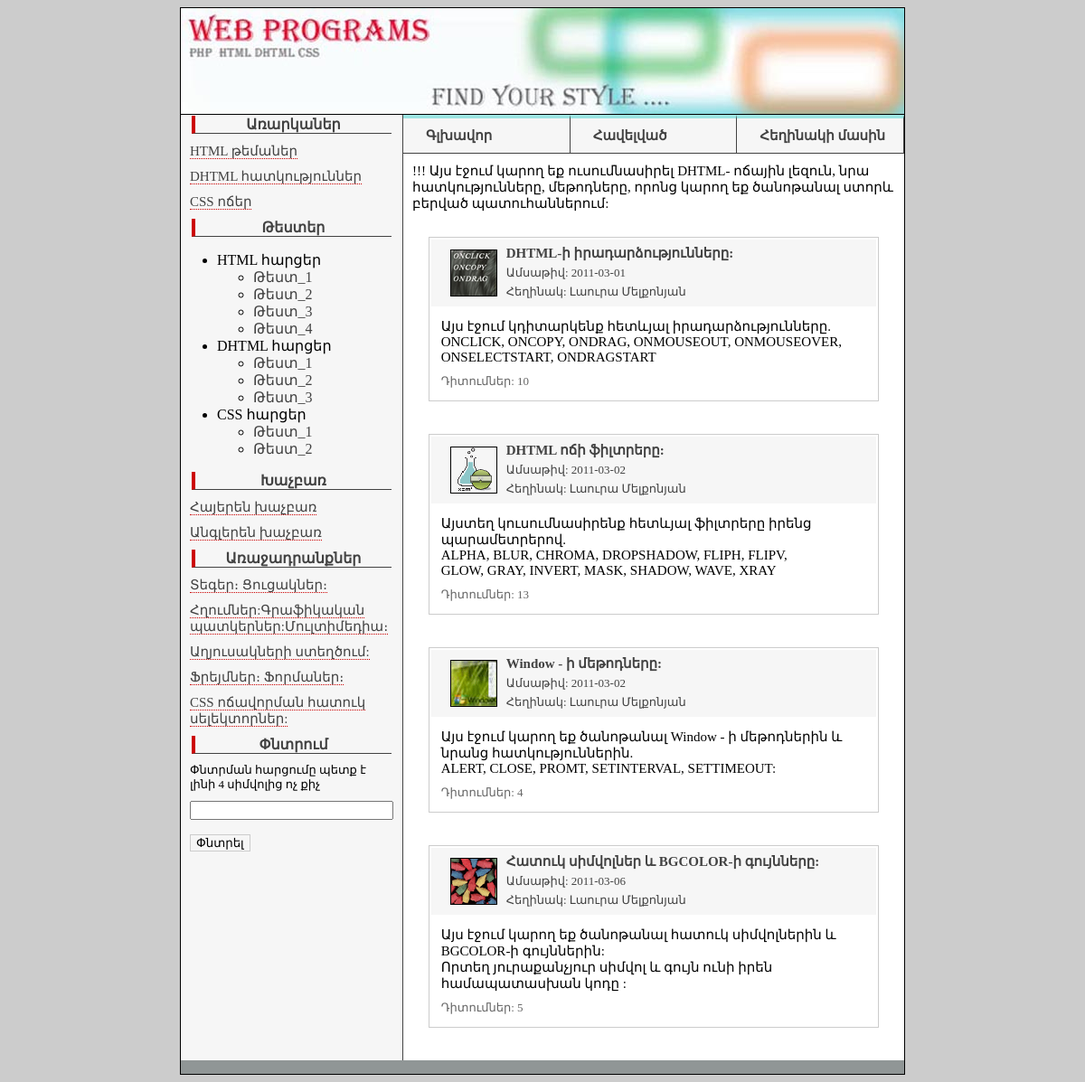
Screenshot of /lessons.php?les=2 with the database file from the repository.
### tables this page shows
CREATE TABLE `lessons` (
  `id` int(2) NOT NULL auto_increment,
  `title` varchar(255) NOT NULL default '',
  `text` text NOT NULL,
  PRIMARY KEY  (`id`)
) TYPE=MyISAM AUTO_INCREMENT=4;

CREATE TABLE `laber` (
  `id` int(2) NOT NULL auto_increment,
  `title` text NOT NULL,
  PRIMARY KEY  (`id`)
) TYPE=MyISAM AUTO_INCREMENT=6;

CREATE TABLE `data` (
  `id` int(5) NOT NULL auto_increment,
  `les` int(1) NOT NULL default '0',
  `description` text NOT NULL,
  `text` text NOT NULL,
  `author` varchar(255) NOT NULL default '',
  `date` date NOT NULL default '0000-00-00',
  `title` text NOT NULL,
  `view` int(7) NOT NULL default '0',
  `mini_img` varchar(255) NOT NULL default '',
  PRIMARY KEY  (`id`),
  FULLTEXT KEY `text` (`text`)
) TYPE=MyISAM AUTO_INCREMENT=18;

### lessons.php (the view, shortened to what this page needs)
<?php
  include("blocks/bd.php");
  if (isset($_GET['les']))  {$les=$_GET['les'];}
$result = mysql_query("SELECT *FROM lessons WHERE id='$les'",$db);
if(mysql_num_rows($result)>0)
{
$myrow=mysql_fetch_array($result);
}
else
{
echo "<p>Ինֆորմացիան աղյուսակում բացակայում է</p>";
exit();
}
?>
<html >
<head>
<link href="style.css" rel="stylesheet" type="text/css" />
</head>
<body>
<table width="800" border="0" align="center" cellpadding="0" cellspacing="0" bgcolor="#FFFFFF" class="main_border">
 <?  include("blocks/header.php");  ?>
   <tr>
    <td valign="top"><table width="100%" border="0" cellspacing="0" cellpadding="0">
      <tr>
<td width="200px" valign="top" class="left">
	<? include("blocks/left.php");  ?>
</td>
	<td valign="top">
<table width="100%" border="0" cellpadding="0" cellspacing="0" valign="top">
<tr>
<td  width='25%' class='top_t'>
<p><b><a href="index.php"> Գլխավոր</a></b></p>
</td>
<td  width='25%' class='top_t'>
<p><b><a href="havel.php">  Հավելված</a></b></p>
</td>
<td   width='25%' class='top_t'>
<p><b><a href="about.php"> Հեղինակի մասին</a></b></p>
</td>
</tr>
</table>
  <?php
  echo $myrow['text'];
  $result = mysql_query("SELECT id,title,description,date,author,view,mini_img FROM data WHERE les='$les'",$db);
if(mysql_num_rows($result)>0)
{
$myrow=mysql_fetch_array($result);
do {
printf ("<table align='center' class='lesson'>
		 <tr>
         <td class='lesson_title'>
		 <p class='lesson_name'><img class='mini' align='left' src='%s'><a href='view_lesson.php?id=%s'>%s</a></p>
		 <p class='lesson_adds'>Ամսաթիվ: %s</p>
		 <p class='lesson_adds'>Հեղինակ: %s</p></td>
         </tr>
		 <tr>
         <td>%s<p class='lesson_view'> Դիտումներ: %s</p></td>
         </tr>
		 </table><br><br>",$myrow["mini_img"], $myrow["id"], $myrow["title"],$myrow["date"],$myrow["author"],$myrow["description"], $myrow["view"]);
}
while ($myrow = mysql_fetch_array ($result));
}
else
{
echo "<p>Ինֆորմացիան աղյուսակում բացակայում է</p>";
exit();
}
?>
	</td>
    </tr>
  </table>
    </td>
 </tr>
<? include("blocks/footer.php");?>
</table>
</body>
</html>

### blocks/left.php (shortened to what this page needs)
<div class="left_title">Առարկաներ</div>
<?
$result2 = mysql_query("SELECT  * FROM lessons ",$db);
if(mysql_num_rows($result2)>0)
{
$myrow2=mysql_fetch_array($result2);
do
{
printf("<p><a  class='left_link' href='lessons.php?les=%s'>%s</a></p>",$myrow2["id"],$myrow2["title"]);
}
while($myrow2=mysql_fetch_array($result2));
}
else
{
echo "<p>Ինֆորմացիան աղյուսակում բացակայում է</p>";
exit();
}
?>
<div  class="left_title">Թեստեր</div>
<ul>
<li class="left_li" >HTML   հարցեր
<ul>
<li  class="left_li"><a   href="test_1.php" >Թեստ_1</a>
<li  class="left_li"><a   href="test_2.php">Թեստ_2</a>
<li  class="left_li"><a   href="test_3.php" >Թեստ_3</a>
<li  class="left_li"><a   href="test_4.php">Թեստ_4</a>
</ul>
<li  class="left_li" >  DHTML   հարցեր
<ul>
<li  class="left_li" ><a   href="test_5.php" >Թեստ_1</a>
<li  class="left_li"><a   href="test_6.php">Թեստ_2</a>
<li  class="left_li"><a   href="test_7.php" >Թեստ_3</a>
</ul>
<li  class="left_li" > CSS   հարցեր
<ul>
<li  class="left_li" ><a   href="test_8.php" >Թեստ_1</a>
<li  class="left_li"><a   href="test_9.php">Թեստ_2</a>
</ul>
</ul>
<div  class="left_title">Խաչբառ</div>
<p><a  class="left_link" href="xach2.php" > Հայերեն խաչբառ</a></p>
<p><a  class="left_link" href="xach1.php" > Անգլերեն խաչբառ</a></p>
<div class="left_title">Առաջադրանքներ</div>
<?
$result2 = mysql_query("SELECT  * FROM laber ",$db);
if(mysql_num_rows($result2)>0)
{
$myrow2=mysql_fetch_array($result2);
do
{
printf("<p><a  class='left_link' href='labs.php?id=%s'>%s</a></p>",$myrow2["id"],$myrow2["title"]);
}
while($myrow2=mysql_fetch_array($result2));
}
else
{
echo "<p>Ինֆորմացիան աղյուսակում բացակայում է</p>";
exit();
}
?>
<div class="left_title">Փնտրում</div>
<form action="search.php" method="post" name="form_s">
<p class="search_t">Փնտրման հարցումը պետք է լինի 4 սիմվոլից ոչ քիչ</p>
<p><input name="search" type="text" size="25" maxlength="40">
<br>
<p><input class="search_b" name="submit_s" type="submit" value="Փնտրել"></p>
<br>

### style.css (style rules this page uses)
.main_border { border:1px solid #000000; }
body { background-color:#CCCCCC; font-family:Arial Armenian; font-size:16px; }
.left { background-color:#f6f6f6; border-right:1px solid #424242; }
p { font-family:Arial Armenian; font-size:15px; margin:10px; }
p a { color:#424242; text-decoration: none; }
p img { margin:10px; }
.lesson { border:1px solid #cccccc; width:90%; }
.lesson_title { background-color:#f6f6f6; }
.lesson_name { font-weight:bold; margin-top:5px; margin-bottom:5px; }
.lesson_adds { font-size:13px; margin-top:5px; margin-bottom:5px; color:#424242; }
.lesson_view { font-size:13px; color:#666666; }
.left_title { margin-top :1px; margin-left : 5%; margin-right :5%; font-weight: bold; text-align: center; color:#424242; border-left:4px solid #cc0000; border-bottom:1px solid #424242; }
.left_link { color:#424242; font-size:15px; margin-top:10px; margin-bottom:10px; border-bottom-width: thin; border-bottom-style: dotted; border-bottom-color: #cc0000; }
.left_li a { color:#424242; text-decoration: none; }
.top_t { border-bottom:1px solid #424242; border-top:4px solid #9DE5E2; border-right :1px solid #424242; background-color:#f6f6f6; font-family:Arial Armenian; font-size:16px; margin:15px; background-image:url(img/next.gif); background-position:left; background-repeat:no-repeat; padding-left:15px; }
.top_t a { color:#424242; text-decoration: none; }
.mini { border: 1px solid #000000; margin-top:5px; }
.search_t { font-size:13px; }
.search_b { border:1px solid #cccccc; background-color:#f6f6f6; margin-top:6px; }

### rows the page displays
lessons: title "HTML թեմաներ"
lessons: title "DHTML հատկություններ", text "!!! Այս էջում կարող եք ուսումնասիրել DHTML- ոճային լեզուն, նրա հատկությունները, մեթոդները, որոնց կարող եք ծանոթանալ ստորև բերված պատուհաններում:"
lessons: title "CSS ոճեր"
laber: title "Տեգեր։ Ցուցակներ։"
laber: title "Հղումներ:Գրաֆիկական պատկերներ:Մուլտիմեդիա։"
laber: title "Աղյուսակների ստեղծում:"
laber: title "Ֆրեյմներ։ Ֆորմաներ։"
laber: title "CSS ոճավորման հատուկ սելեկտորներ:"
data: mini_img (picture), title "DHTML-ի իրադարձությունները:", date "2011-03-01", author "Լաուրա Մելքոնյան", description "Այս էջում կդիտարկենք հետևյալ իրադարձությունները. ONCLICK, ONCOPY, ONDRAG, ONMOUSEOUT, ONMOUSEOVER, ONSELECTSTART, ONDRAGSTART", view "10"
data: mini_img (picture), title "DHTML ոճի ֆիլտրերը:", date "2011-03-02", author "Լաուրա Մելքոնյան", description "Այստեղ կուսումնասիրենք հետևյալ ֆիլտրերը իրենց պարամետրերով. ALPHA, BLUR, CHROMA, DROPSHADOW, FLIPH, FLIPV, GLOW, GRAY, INVERT, MASK, SHADOW, WAVE, XRAY", view "13"
data: mini_img (picture), title "Window - ի մեթոդները:", date "2011-03-02", author "Լաուրա Մելքոնյան", description "Այս էջում կարող եք ծանոթանալ Window - ի մեթոդներին և նրանց հատկություններին. ALERT, CLOSE, PROMT, SETINTERVAL, SETTIMEOUT:", view "4"
data: mini_img (picture), title "Հատուկ սիմվոլներ և BGCOLOR-ի գույնները:", date "2011-03-06", author "Լաուրա Մելքոնյան", description "Այս էջում կարող եք ծանոթանալ հատուկ սիմվոլներին և BGCOLOR-ի գույններին: Որտեղ յուրաքանչյուր սիմվոլ և գույն ունի իրեն համապատասխան կոդը :", view "5"
